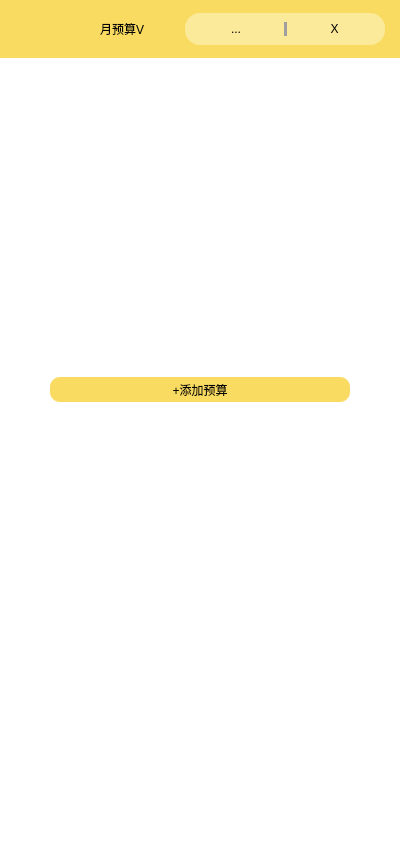
<?xml version="1.0" encoding="UTF-8"?>
<ui version="4.0">
 <class>BudGetSubPage</class>
 <widget class="QWidget" name="BudGetSubPage">
  <property name="geometry">
   <rect>
    <x>0</x>
    <y>0</y>
    <width>400</width>
    <height>865</height>
   </rect>
  </property>
  <property name="windowTitle">
   <string>Form</string>
  </property>
  <property name="styleSheet">
   <string notr="true">background-color: rgb(255, 255, 255);</string>
  </property>
  <layout class="QGridLayout" name="gridLayout_3">
   <property name="leftMargin">
    <number>0</number>
   </property>
   <property name="topMargin">
    <number>0</number>
   </property>
   <property name="rightMargin">
    <number>0</number>
   </property>
   <property name="bottomMargin">
    <number>0</number>
   </property>
   <property name="spacing">
    <number>0</number>
   </property>
   <item row="0" column="0">
    <widget class="QWidget" name="backgroundwidget" native="true">
     <property name="styleSheet">
      <string notr="true">#bottomwidget
{
	border-image: url(:/Budget/image/NoBudget.jpg);
}
#pushButton_AddBudget
{
	background-color: rgb(249, 219, 97);
	color:rgb(0,0,0);
    border-radius:10px;
	
}
</string>
     </property>
     <layout class="QGridLayout" name="gridLayout_2" rowstretch="1,14">
      <property name="leftMargin">
       <number>0</number>
      </property>
      <property name="topMargin">
       <number>0</number>
      </property>
      <property name="rightMargin">
       <number>0</number>
      </property>
      <property name="bottomMargin">
       <number>0</number>
      </property>
      <property name="spacing">
       <number>0</number>
      </property>
      <item row="0" column="0">
       <widget class="QWidget" name="titlewidget" native="true">
        <property name="styleSheet">
         <string notr="true">background-color: rgb(249, 219, 97);
color:rgb(0,0,0);</string>
        </property>
        <layout class="QHBoxLayout" name="horizontalLayout_2" stretch="3,3,3">
         <property name="leftMargin">
          <number>15</number>
         </property>
         <property name="rightMargin">
          <number>15</number>
         </property>
         <item>
          <widget class="QLabel" name="label">
           <property name="text">
            <string/>
           </property>
          </widget>
         </item>
         <item>
          <widget class="QLabel" name="label_title">
           <property name="styleSheet">
            <string notr="true">font: 24pt &quot;黑体&quot;;</string>
           </property>
           <property name="text">
            <string>月预算V</string>
           </property>
           <property name="alignment">
            <set>Qt::AlignLeading|Qt::AlignLeft|Qt::AlignVCenter</set>
           </property>
          </widget>
         </item>
         <item>
          <widget class="QWidget" name="widget_Help" native="true">
           <property name="sizePolicy">
            <sizepolicy hsizetype="Fixed" vsizetype="Fixed">
             <horstretch>0</horstretch>
             <verstretch>0</verstretch>
            </sizepolicy>
           </property>
           <property name="minimumSize">
            <size>
             <width>200</width>
             <height>30</height>
            </size>
           </property>
           <property name="styleSheet">
            <string notr="true">background-color: rgb(251, 234, 154);
border-radius:15px;</string>
           </property>
           <layout class="QHBoxLayout" name="horizontalLayout" stretch="4,1,4">
            <property name="leftMargin">
             <number>9</number>
            </property>
            <item>
             <widget class="QLabel" name="label_Menu">
              <property name="text">
               <string>...</string>
              </property>
              <property name="alignment">
               <set>Qt::AlignCenter</set>
              </property>
             </widget>
            </item>
            <item>
             <widget class="Line" name="line">
              <property name="sizePolicy">
               <sizepolicy hsizetype="Fixed" vsizetype="Expanding">
                <horstretch>0</horstretch>
                <verstretch>0</verstretch>
               </sizepolicy>
              </property>
              <property name="styleSheet">
               <string notr="true">background-color: rgb(159, 159, 159);</string>
              </property>
              <property name="lineWidth">
               <number>2</number>
              </property>
              <property name="midLineWidth">
               <number>2</number>
              </property>
              <property name="orientation">
               <enum>Qt::Vertical</enum>
              </property>
             </widget>
            </item>
            <item>
             <widget class="QLabel" name="label_Quit">
              <property name="text">
               <string>X</string>
              </property>
              <property name="alignment">
               <set>Qt::AlignCenter</set>
              </property>
             </widget>
            </item>
           </layout>
          </widget>
         </item>
        </layout>
       </widget>
      </item>
      <item row="1" column="0">
       <widget class="QWidget" name="bottomwidget" native="true">
        <property name="styleSheet">
         <string notr="true"/>
        </property>
        <layout class="QGridLayout" name="gridLayout">
         <item row="0" column="1">
          <spacer name="verticalSpacer">
           <property name="orientation">
            <enum>Qt::Vertical</enum>
           </property>
           <property name="sizeHint" stdset="0">
            <size>
             <width>20</width>
             <height>298</height>
            </size>
           </property>
          </spacer>
         </item>
         <item row="1" column="0">
          <spacer name="horizontalSpacer">
           <property name="orientation">
            <enum>Qt::Horizontal</enum>
           </property>
           <property name="sizeHint" stdset="0">
            <size>
             <width>37</width>
             <height>20</height>
            </size>
           </property>
          </spacer>
         </item>
         <item row="1" column="1">
          <widget class="QPushButton" name="pushButton_AddBudget">
           <property name="sizePolicy">
            <sizepolicy hsizetype="Fixed" vsizetype="Fixed">
             <horstretch>0</horstretch>
             <verstretch>0</verstretch>
            </sizepolicy>
           </property>
           <property name="minimumSize">
            <size>
             <width>300</width>
             <height>25</height>
            </size>
           </property>
           <property name="styleSheet">
            <string notr="true">QPushButton:hover
{
	background-color: rgb(229, 153, 0);
	color:rgb(0,0,0);
    border-radius:10px;
}
</string>
           </property>
           <property name="text">
            <string>+添加预算</string>
           </property>
          </widget>
         </item>
         <item row="1" column="2" rowspan="2">
          <spacer name="horizontalSpacer_2">
           <property name="orientation">
            <enum>Qt::Horizontal</enum>
           </property>
           <property name="sizeHint" stdset="0">
            <size>
             <width>27</width>
             <height>20</height>
            </size>
           </property>
          </spacer>
         </item>
         <item row="2" column="1">
          <spacer name="verticalSpacer_2">
           <property name="orientation">
            <enum>Qt::Vertical</enum>
           </property>
           <property name="sizeHint" stdset="0">
            <size>
             <width>20</width>
             <height>448</height>
            </size>
           </property>
          </spacer>
         </item>
        </layout>
       </widget>
      </item>
     </layout>
    </widget>
   </item>
  </layout>
 </widget>
 <resources/>
 <connections/>
</ui>
